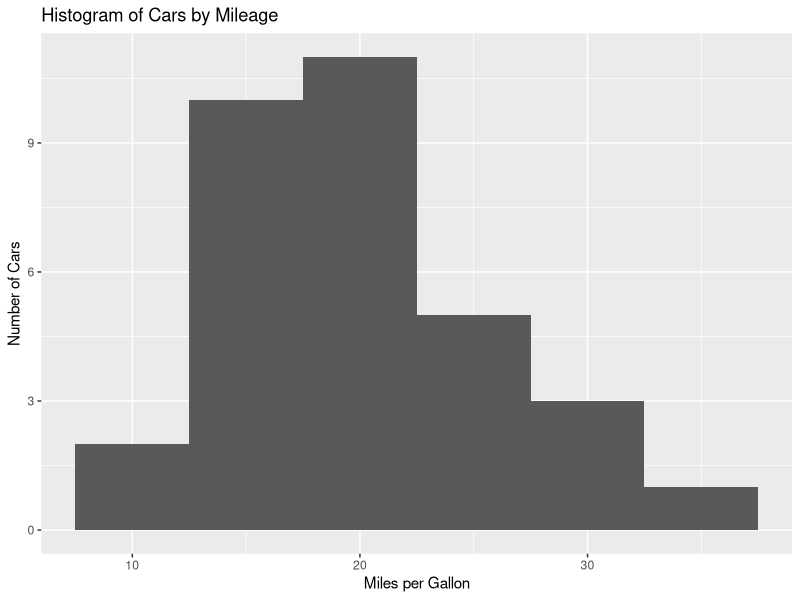
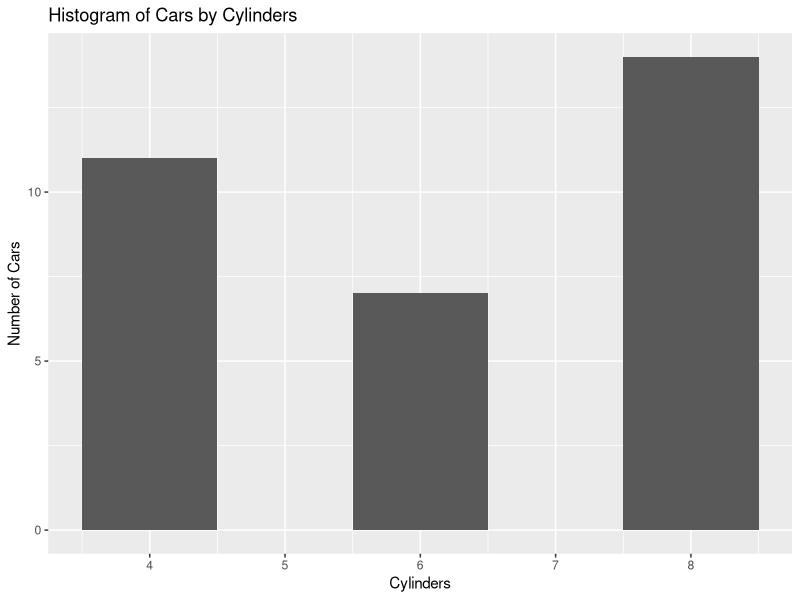
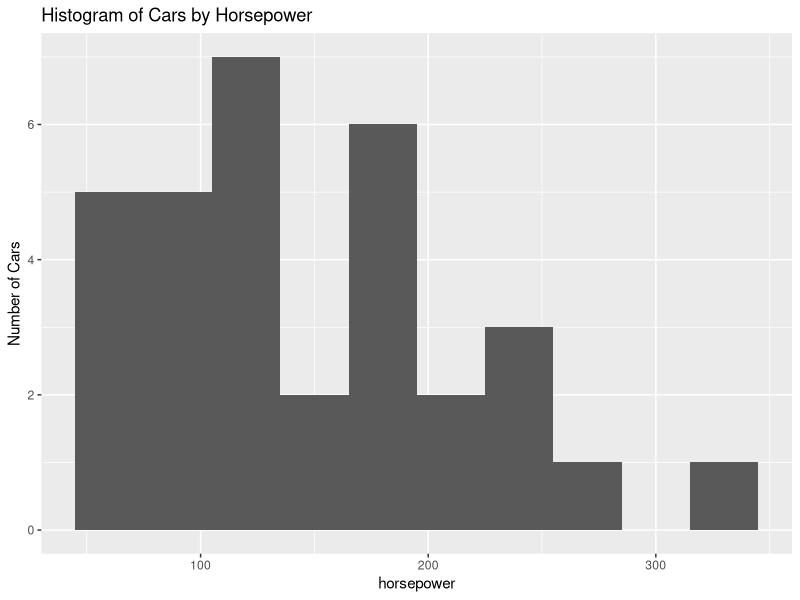
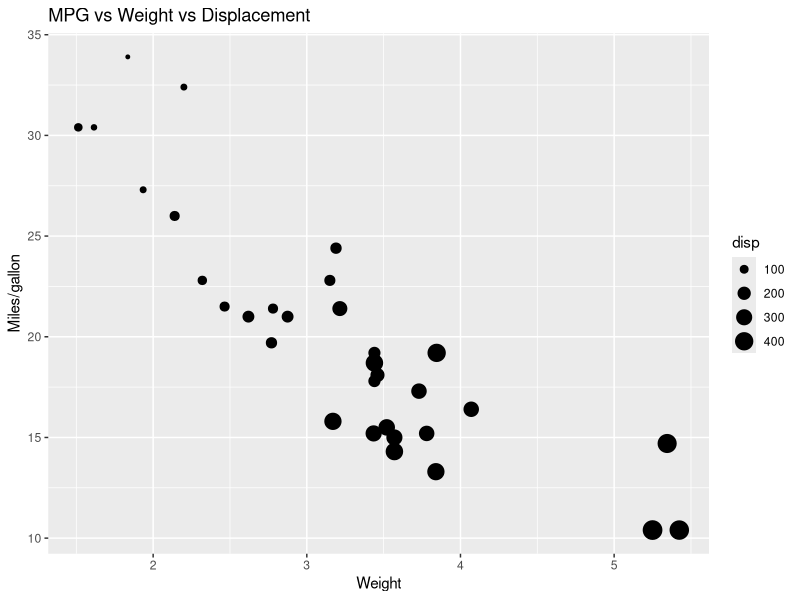
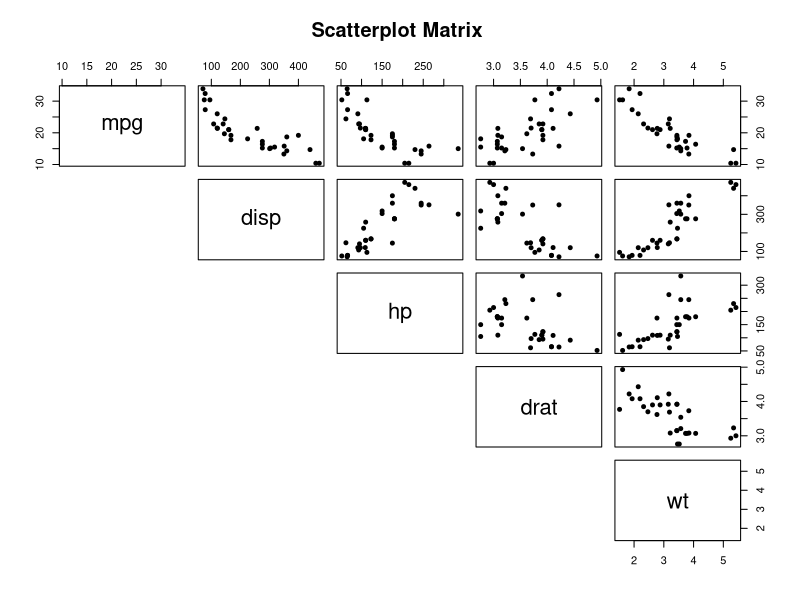
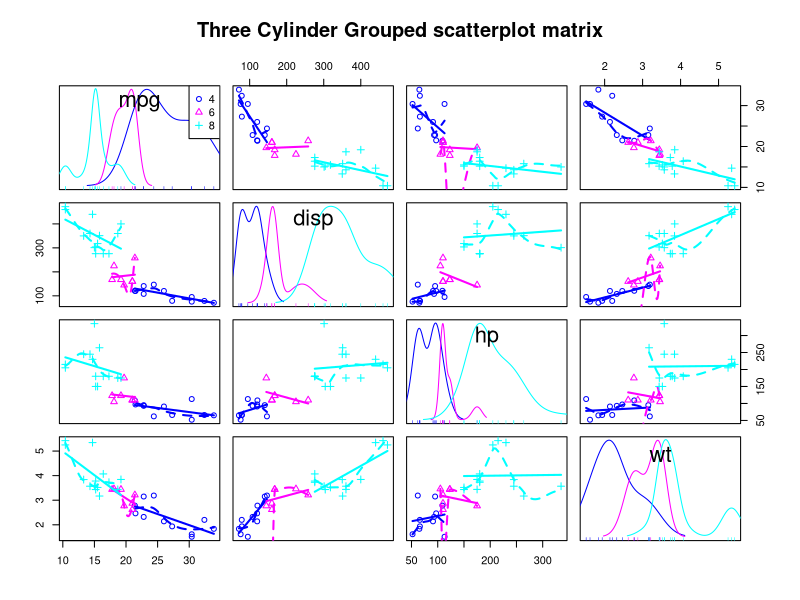
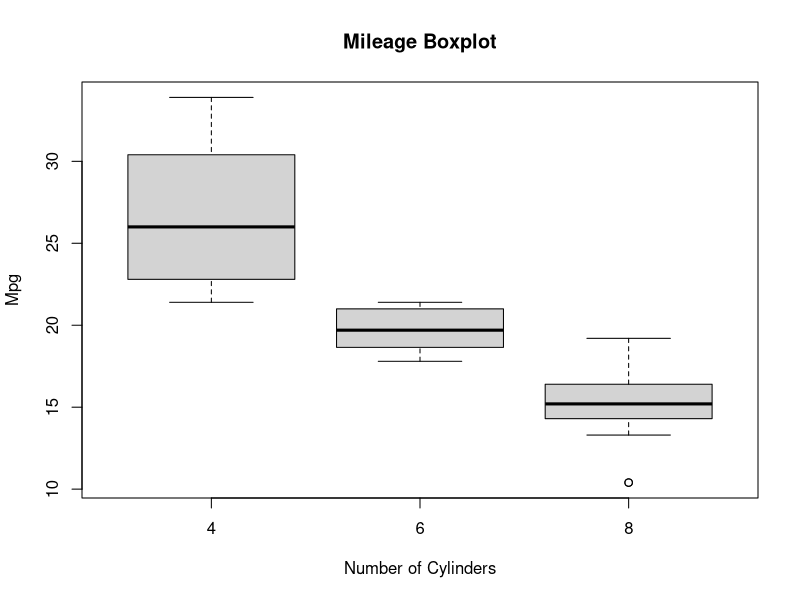
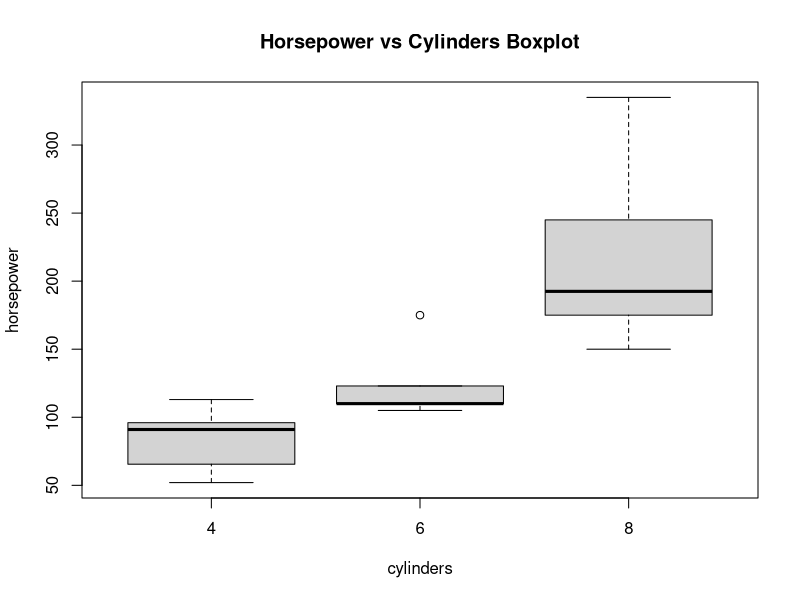

Source code (R) for these figures, in order:
help(mtcars)
str(mtcars)
names(mtcars)
head(mtcars)
tail(mtcars)
summary(mtcars)
library(ggplot2)


ggplot(mtcars, aes(mpg)) + 
  geom_histogram(binwidth = 5) + xlab('Miles per Gallon') + ylab('Number of Cars') +
  ggtitle('Histogram of Cars by Mileage')
ggplot(mtcars, aes(cyl)) + 
  geom_histogram(binwidth = 1) + xlab('Cylinders') + ylab('Number of Cars') +
  ggtitle('Histogram of Cars by Cylinders')
ggplot(mtcars, aes(hp)) + 
  geom_histogram(binwidth = 30) + xlab('horsepower') + ylab('Number of Cars') +
  ggtitle('Histogram of Cars by Horsepower')
ggplot(mtcars, aes(x = wt, y = mpg, size = disp)) + geom_point() + 
  xlab("Weight") + ylab("Miles/gallon") + ggtitle("MPG vs Weight vs Displacement")

pairs (~mpg+disp+hp+drat+wt, data = mtcars, pch = 19, cex = 0.8, 
       lower.panel = NULL, main='Scatterplot Matrix ')

library(car)
scatterplotMatrix(~mpg+disp+hp+wt|cyl, data=mtcars,
                  main="Three Cylinder Grouped scatterplot matrix")

mtcars$am <- as.factor(mtcars$am)
levels(mtcars$am) <-c("AT", "MT")
mtcars$vs <- as.factor(mtcars$vs)
levels(mtcars$vs) <- c("V-shaped", "Straight")

boxplot(mpg~cyl, data = mtcars, main = "Mileage Boxplot",
        xlab = "Number of Cylinders", ylab = "Mpg")
boxplot(hp ~ cyl, data = mtcars, main = "Horsepower vs Cylinders Boxplot",
        xlab = "cylinders", ylab = "horsepower")
boxplot(hp ~ am, data = mtcars, main = "Horsepower vs Transmission Boxplot",
        xlab = "Transmission", ylab = "Horsepower")
boxplot(hp ~ vs, data = mtcars, main = "Horsepower vs Cylinders Boxplot",
        xlab = "Engine", ylab = "Horse Power")

boxplot(mpg~am, data = mtcars, main = "Mileage BoxPlot",
        xlab = "Transmiss", ylab = "Mpg")


t.test(mpg ~ am, data =mtcars)


linear <- lm(mpg~wt, data=mtcars)
summary(linear)

mlinear <- lm(mpg~ am + cyl + wt + hp, data = mtcars)
summary(mlinear)

plot (mlinear)

anova(linear, mlinear)